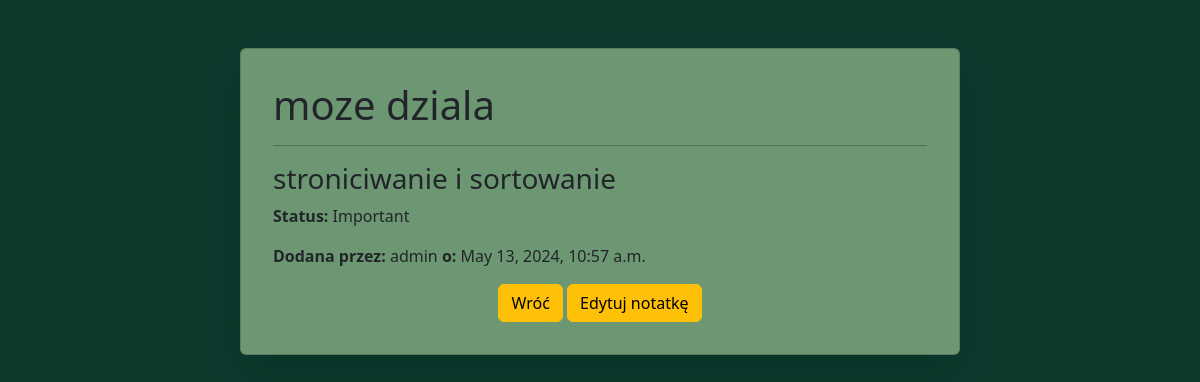
The page /detail_note/7/ on the database its author committed.
### aplikacjaNotatnik/models.py (models this page shows, shortened)
class Note(models.Model):
    STATUS_CHOICES = (
        ('Important', 'Important'),
        ('Usually', 'Usually')
    )
    title = models.CharField(max_length=100)
    text = models.TextField()
    time = models.DateTimeField(auto_now_add=True)
    author = models.ForeignKey(User, on_delete=models.CASCADE)
    status = models.CharField(max_length=10, choices=STATUS_CHOICES, default='Usually')
    id = models.AutoField(primary_key=True)

### aplikacjaNotatnik/views.py (the view)
# urls.py: path("detail_note/<int:id>/", views.detail_note, name='detail_note'),
def detail_note(request, id):
    note = get_object_or_404(Note, pk=id)
    return render(request, "detail_note.html", {"note": note})

### aplikacjaNotatnik/templates/detail_note.html (shortened to what this page needs)
{% extends "base.html" %}
{% load static %}
{% block content %}
    <div class="container mt-5">
        <div class="row justify-content-center">
            <div class="col-md-8">
                <div class="card shadow-lg p-3 mb-5 rounded" style="background-color: #6D9773;">
                    <div class="card-body">
                        <h1 class="card-title">{{ note.title }}</h1>
                        <hr>
                        <h3 class="card-text">{{ note.text }}</h3>
                        <p class="card-text"><strong>Status:</strong> {{ note.status }}</p>
                        <p class="card-text"><strong>Dodana przez:</strong> {{ note.author }} <strong>o:</strong> {{ note.time }}</p>
                        <div class="info-center">
                            <a class="btn btn-warning" href="{% url 'notes_list' %}">Wróć</a>
                             <a class="btn btn-warning" href="{% url 'edit_note' note.id %}">Edytuj notatkę</a>
                        </div>
                    </div>
                </div>
            </div>
        </div>
    </div>
{% endblock %}

### aplikacjaNotatnik/static/css/notatnik.css (style rules this page uses)
body { background-color: #0C3B2E !important; }
.info-center, .info { text-align: center !important; }
hr { color: black !important; }

### rows shown on the page
Note: title "moze dziala", text "stroniciwanie i sortowanie", status "Important", author "admin", time "May 13, 2024, 10:57 a.m."
